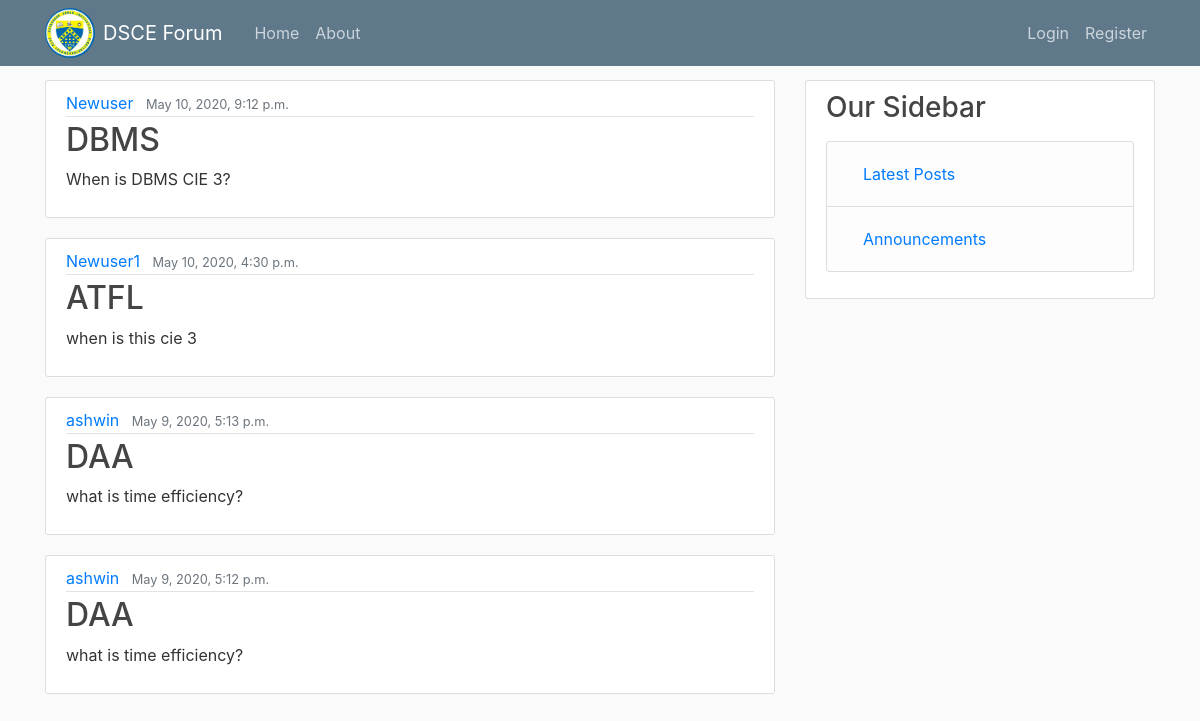
The app's page /, older data.
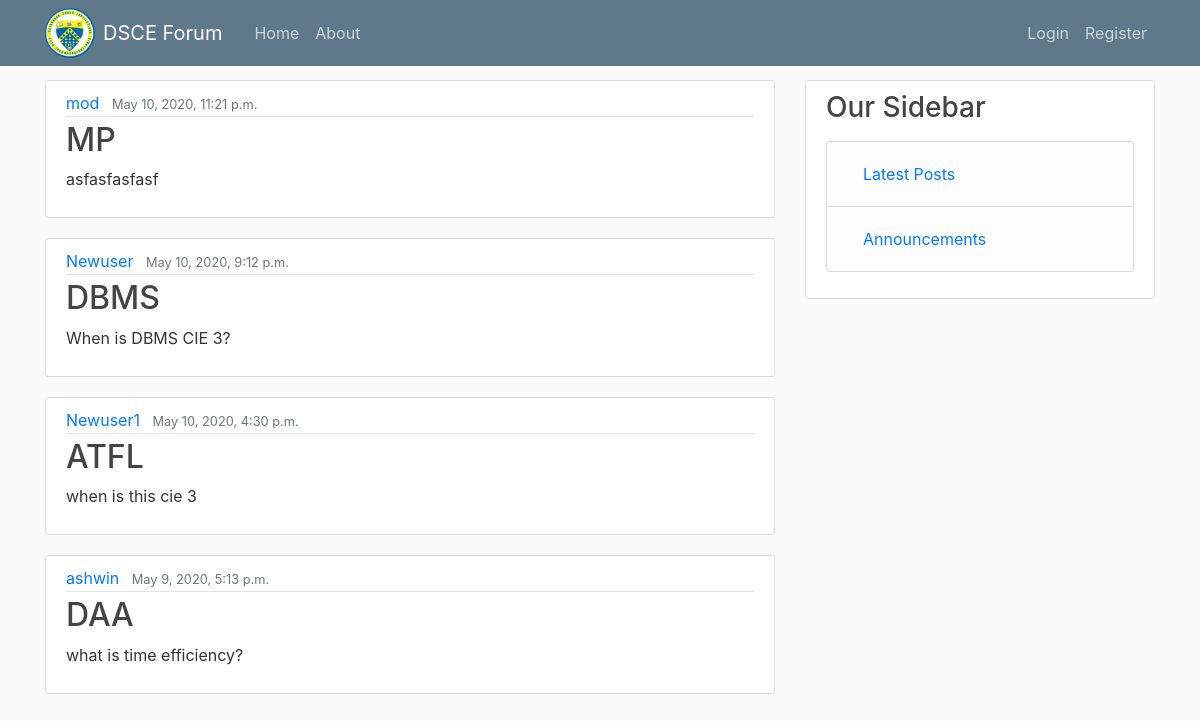
The same page, newer data.
### student_home/models.py (models this page shows, shortened)
class Question(models.Model):
    poster = models.ForeignKey(User, on_delete=models.CASCADE)
    subject = models.CharField(max_length=15)
    question_text = models.TextField()
    date_posted = models.DateTimeField(default=timezone.now)
    class Meta:
        permissions = [
            ("can_update", "Can update questions"),
        ]

### student_home/views.py (the view)
# urls.py: path('', PostListView.as_view() ,name='student_home'),
class PostListView(ListView):
    model = Question
    template_name = 'student_home/student-home.html'
    context_object_name = 'posts'
    ordering = ['-date_posted']
    paginate_by = 4

### student_home/templates/student_home/student-home.html
{% extends "student_home/base.html" %}
{% block content %}
    {% for post in posts %}
    <article class="media content-section">
        <div class="media-body">
          <div class="article-metadata">
            <a class="mr-2" href="#">{{ post.poster }}</a>
            <small class="text-muted">{{ post.date_posted }}</small>
          </div>
          <h2><a class="article-title" href="#">{{ post.subject }}</a></h2>
          <p class="article-content">{{ post.question_text }}</p>
        </div>
      </article>
      {% endfor %}
{% endblock %}

Row changes from the older to the newer data that the page shows:
removed Question: poster "ashwin", date_posted "May 9, 2020, 5:12 p.m.", subject "DAA", question_text "what is time efficiency?"
added Question: poster "mod", date_posted "May 10, 2020, 11:21 p.m.", subject "MP", question_text "asfasfasfasf"
